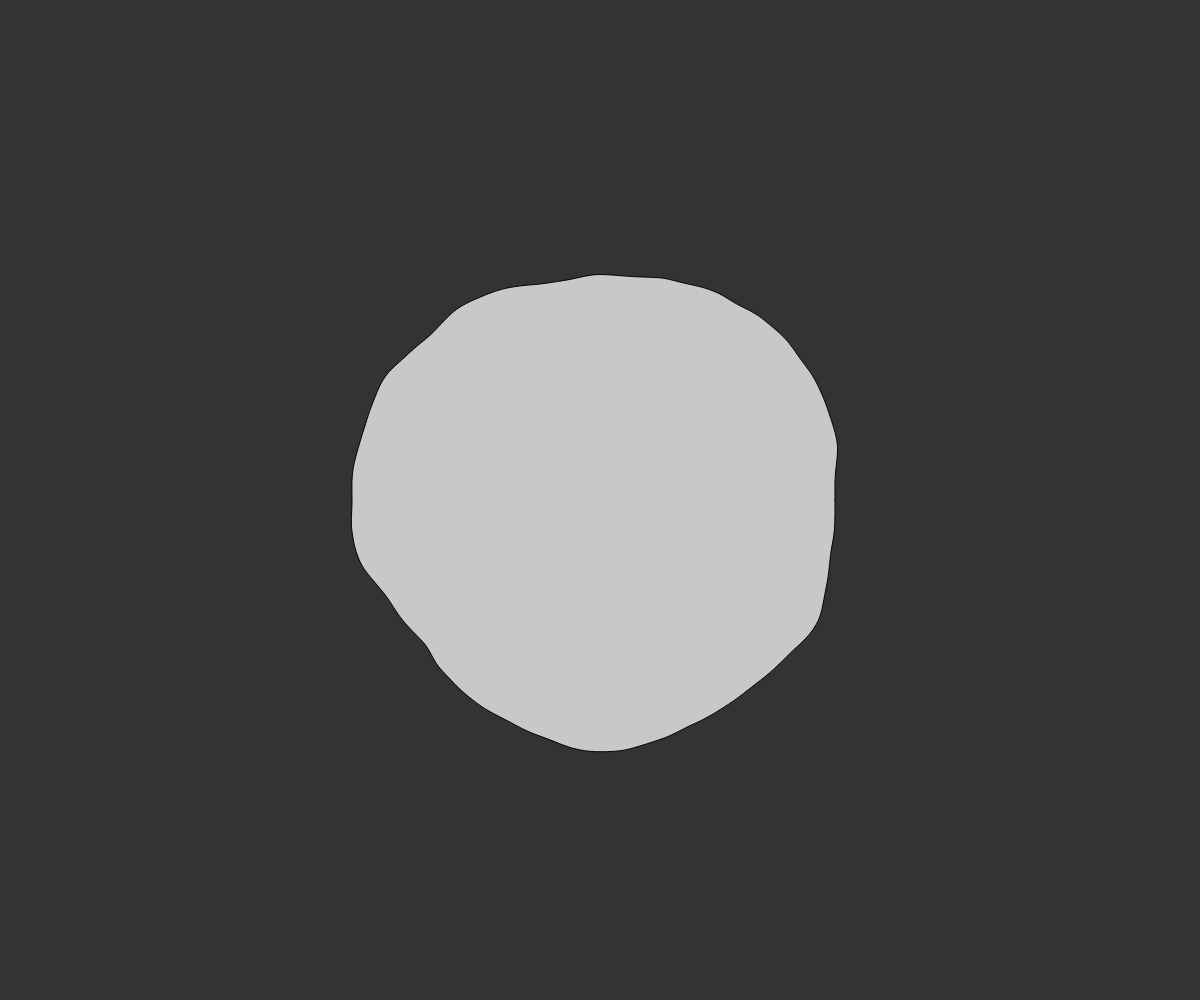
Frame 1 (no input)
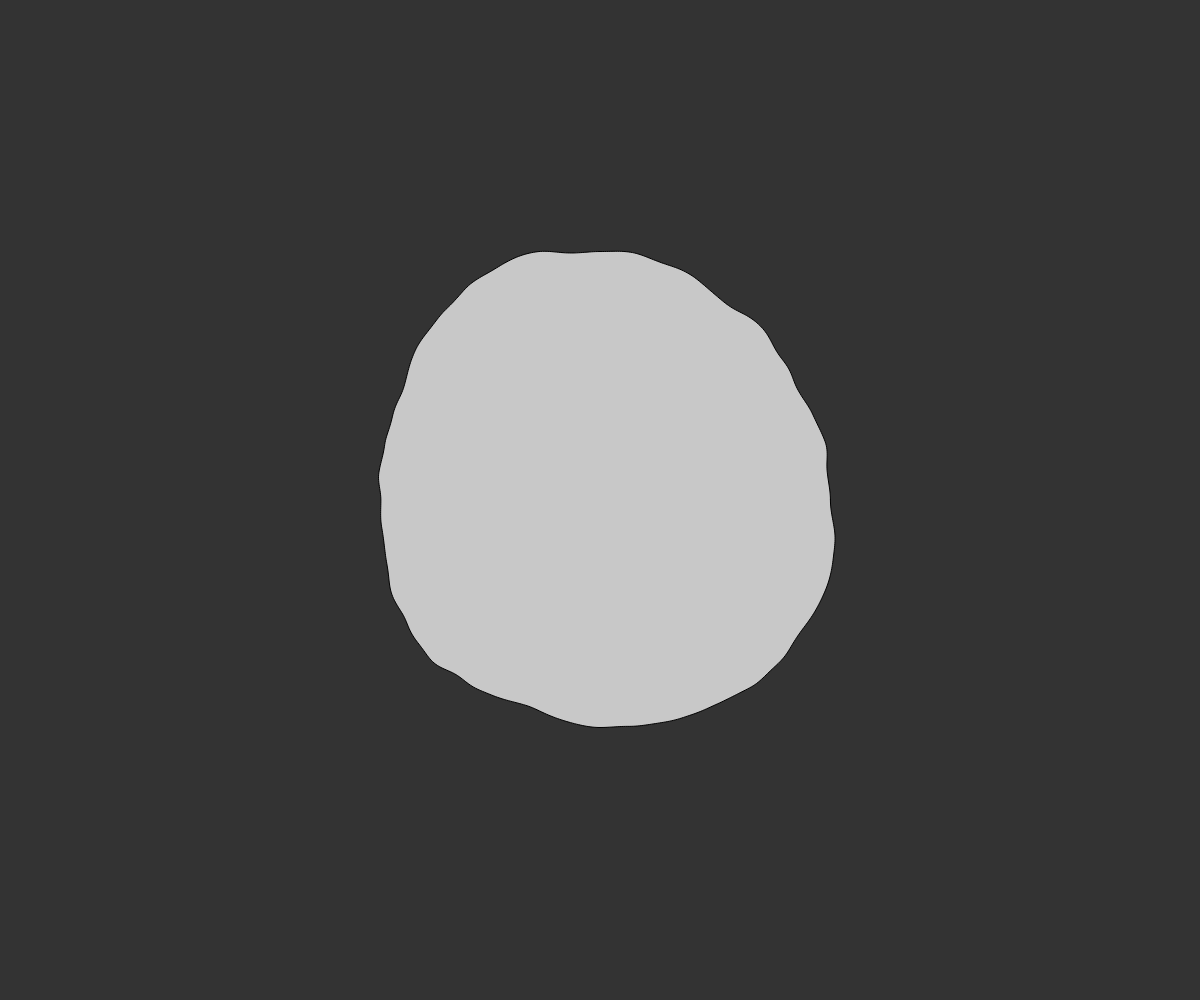
Frame 60 (no input)
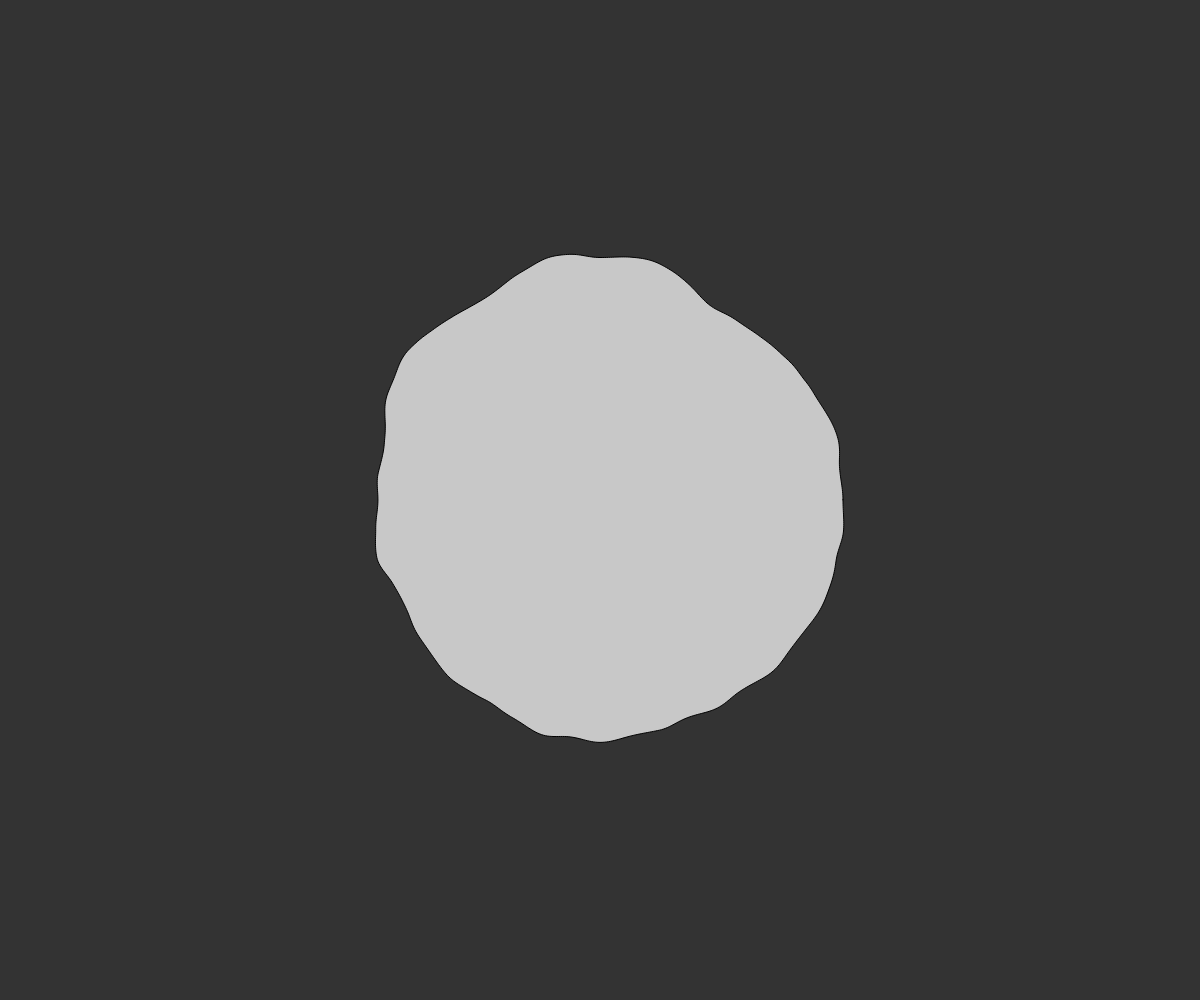
Frame 120 (the mouse pressed at the canvas centre since frame 60)

The p5.js sketch that drew these frames (run headless with seeded random() and noise() and a simulated clock; from frame 60 on, the mouse is pressed at the canvas centre):

// p5.js sketch
// ── sketch.js
var ball;

function setup() {
  createCanvas(innerWidth, innerHeight);
  ball = new Ball(width / 2, height / 2, width / 5);
}

function draw() {
  background(51);
  ball.show();
}

function Ball(x, y, r) {
  this.pos = createVector(x, y);
  this.r = r;
  this.ctr = random(1000);

  this.show = function() {
    push();
    translate(this.pos.x, this.pos.y);
    fill(200);
    beginShape();
    for (var a = 0; a < TWO_PI; a += PI / 360) {
      var cos_a = cos(a),
        	 sin_a = sin(a),
        	 noi = noise(cos_a + 1, sin_a + 1, this.ctr),
        	 d = this.r + map(noi, 0, 1, -50, 50);
      vertex(d * cos_a, d * sin_a);
    }
    endShape(CLOSE);
    pop();
    this.ctr += 0.01;
  }
}
